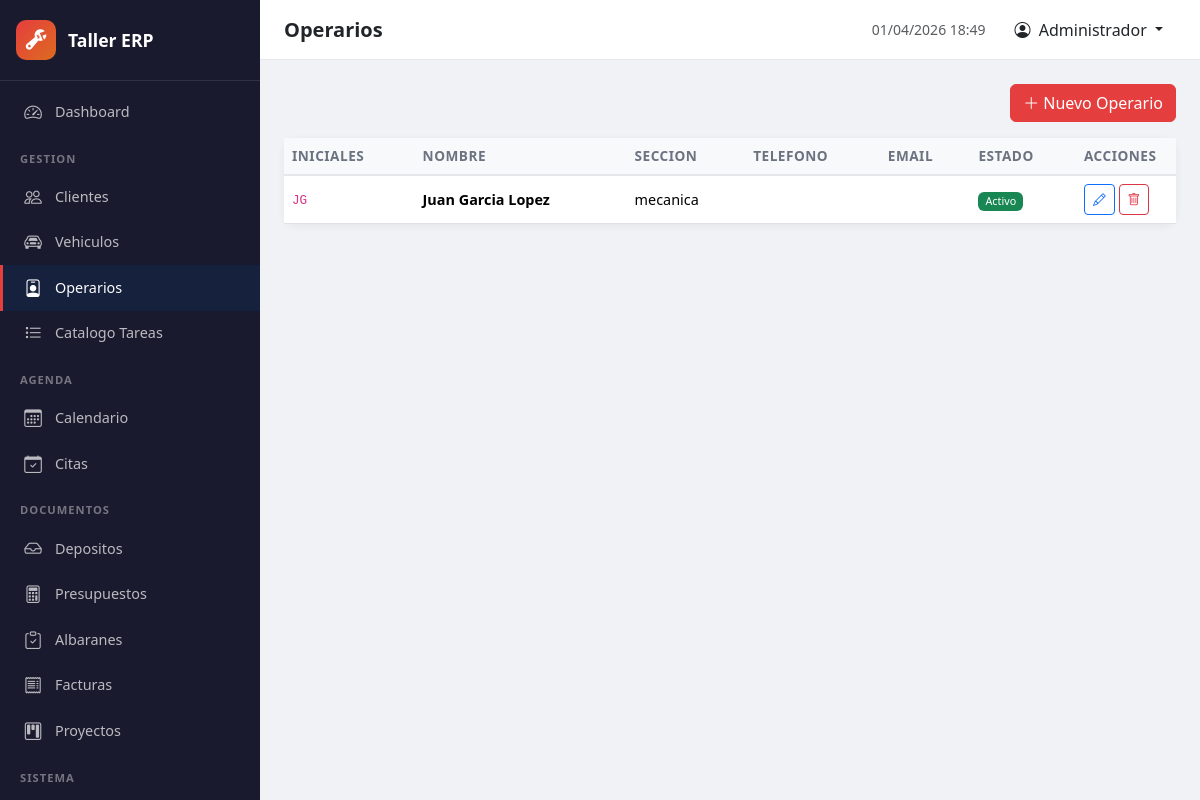
The app's page /index.php?c=operario (signed in) with its own data.
### tables this page shows
CREATE TABLE IF NOT EXISTS operarios (
    id INT AUTO_INCREMENT PRIMARY KEY,
    id_iniciales VARCHAR(10) DEFAULT '',
    nombre VARCHAR(50) NOT NULL,
    apellidos VARCHAR(75) DEFAULT '',
    telefono VARCHAR(20) DEFAULT '',
    email VARCHAR(50) DEFAULT '',
    clave VARCHAR(20) DEFAULT '',
    seccion VARCHAR(20) DEFAULT '',
    activo VARCHAR(2) DEFAULT 'SI',
    created_at DATETIME DEFAULT CURRENT_TIMESTAMP,
    updated_at DATETIME DEFAULT CURRENT_TIMESTAMP ON UPDATE CURRENT_TIMESTAMP
);

### core/Controller.php (called while the page is built, shortened)
<?php
class Controller {
    protected function view($name, $data = []) {
        extract($data);
        $viewFile = __DIR__ . '/../views/' . $name . '.php';
        include $viewFile;
        include __DIR__ . '/../views/layout/master.php';
    }
}

### controllers/OperarioController.php (called while the page is built, shortened)
<?php
class OperarioController extends Controller {
    public function index() {
        $operarios = Operario::findAll('1=1', [], 'activo DESC, nombre ASC');
        $this->view('operarios/index', ['pageTitle' => 'Operarios', 'operarios' => $operarios]);
    }
}

### core/Router.php (called while the page is built, shortened)
<?php
class Router {
    public function dispatch() {
        $action = $_GET['a'] ?? 'index';
        $action = preg_replace('/[^a-zA-Z0-9_]/', '', $action);
        $instance = new $controllerClass();
        $instance->$action();
    }
}

### index.php (called while the page is built, shortened)
<?php
require_once __DIR__ . '/core/Helpers.php';
require_once __DIR__ . '/core/Model.php';
require_once __DIR__ . '/core/Controller.php';
require_once __DIR__ . '/core/Router.php';
$router = new Router();
$router->dispatch();

### core/Model.php (called while the page is built, shortened)
<?php
class Model {
    protected static $table = '';
    public static function getDB() {
        return getDB();
    }
    public static function findAll($where = '', $params = [], $order = 'id DESC', $limit = '') {
        $db = self::getDB();
        $sql = "SELECT * FROM " . static::$table;
        if ($where) $sql .= " WHERE $where";
        $sql .= " ORDER BY $order";
        $stmt = $db->prepare($sql);
        $stmt->execute($params);
        return $stmt->fetchAll();
    }
}

### core/Helpers.php (called while the page is built, shortened)
<?php
function e($str) {
    return htmlspecialchars($str ?? '', ENT_QUOTES, 'UTF-8');
}

### models/Operario.php (called while the page is built, shortened)
<?php
class Operario extends Model {
    public static function nombreCompleto($o) {
        return trim($o['nombre'] . ' ' . ($o['apellidos'] ?? ''));
    }
}

### views/operarios/index.php (the view, shortened to what this page needs)
<div class="d-flex justify-content-between align-items-center mb-3">
    <a href="index.php?c=operario&a=create" class="btn btn-primary"><i class="bi bi-plus-lg me-1"></i>Nuevo Operario</a>
</div>
<div class="card table-card">
    <div class="card-body p-0">
        <div class="table-responsive">
            <table class="table table-hover mb-0">
                <thead><tr><th>Iniciales</th><th>Nombre</th><th>Seccion</th><th>Telefono</th><th>Email</th><th>Estado</th><th width="100">Acciones</th></tr></thead>
                <tbody>
                <?php foreach ($operarios as $o): ?>
                    <tr class="<?= $o['activo'] !== 'SI' ? 'table-secondary' : '' ?>">
                        <td><code><?= e($o['id_iniciales']) ?></code></td>
                        <td class="fw-semibold"><?= e(Operario::nombreCompleto($o)) ?></td>
                        <td><?= e($o['seccion']) ?></td>
                        <td><?= e($o['telefono']) ?></td>
                        <td><?= e($o['email']) ?></td>
                        <td><?= $o['activo'] === 'SI' ? '<span class="badge bg-success">Activo</span>' : '<span class="badge bg-secondary">Inactivo</span>' ?></td>
                        <td>
                            <a href="index.php?c=operario&a=edit&id=<?= $o['id'] ?>" class="btn btn-sm btn-outline-primary btn-action"><i class="bi bi-pencil"></i></a>
                            <?php if ($o['activo'] === 'SI'): ?>
                                <a href="index.php?c=operario&a=delete&id=<?= $o['id'] ?>" class="btn btn-sm btn-outline-danger btn-action btn-delete"><i class="bi bi-trash"></i></a>
                            <?php endif; ?>
                        </td>
                    </tr>
                <?php endforeach; ?>
                </tbody>
            </table>
        </div>
    </div>
</div>

### assets/css/app.css (style rules this page uses)
:root { --sidebar-width: 260px; --sidebar-bg: #1a1a2e; --sidebar-hover: #16213e; --sidebar-active: #e53e3e; --topbar-height: 60px; --primary: #e53e3e; --primary-dark: #c53030; }
* { box-sizing: border-box; }
body { font-family: 'Segoe UI', system-ui, -apple-system, sans-serif; background: #f0f2f5; margin: 0; min-height: 100vh; }
.table-card { border: none; border-radius: 12px; box-shadow: 0 2px 8px rgba(0,0,0,0.06); }
.table thead th { background: #f8f9fa; font-weight: 600; font-size: 0.85rem; text-transform: uppercase; color: #6b7280; letter-spacing: 0.5px; border-bottom: 2px solid #e5e7eb; }
.table td { vertical-align: middle; font-size: 0.9rem; }
.btn-primary { background: var(--primary); border-color: var(--primary); }
.btn-action { padding: 0.3rem 0.5rem; font-size: 0.8rem; }
.badge { font-weight: 500; padding: 0.35em 0.65em; }

### records on screen
operarios: id_iniciales "JG", Operario::nombreCompleto($o) "Juan Garcia Lopez", seccion "mecanica", activo "Activo"

### other values on screen
APP_NAME "Taller ERP"
$pageTitle "Operarios"
currentUser()['nombre'] "Administrador"
